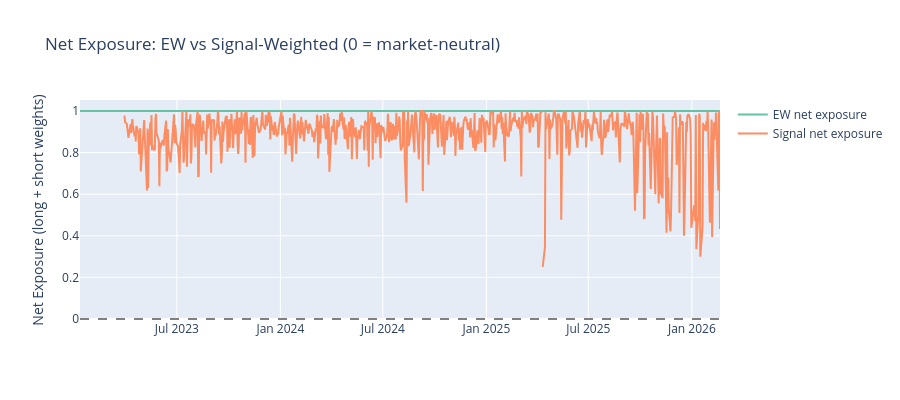

The cell this chart's notebook holds for it:
### Markdown cell above
## 5. Net Exposure Over Time — Is Kelly Creating Directional Bias?

### Code cell
# Plot net exposure over time
fig = go.Figure()
fig.add_trace(go.Scatter(
    x=ew_stats[DATE_COL].to_list(),
    y=ew_stats["net_exposure"].to_numpy(),
    name="EW net exposure",
    line=dict(color=colors[0]),
))
fig.add_trace(go.Scatter(
    x=signal_stats[DATE_COL].to_list(),
    y=signal_stats["net_exposure"].to_numpy(),
    name="Signal net exposure",
    line=dict(color=colors[1]),
))
fig.add_hline(y=0, line_dash="dash", line_color="gray")
fig.update_layout(
    title="Net Exposure: EW vs Signal-Weighted (0 = market-neutral)",
    yaxis_title="Net Exposure (long + short weights)",
    height=400,
)
fig.show()

### Figure 1 — Plotly figure (JSON) as saved in the notebook; plotly's stock layout.template omitted (floating-point values rounded to 4 significant figures; data arrays with more than 128 entries replaced by an {"elided": "..."} marker saying what was removed)
{"data": [{"line": {"color": "rgb(102,194,165)"}, "name": "EW net exposure", "type": "scatter", "x": {"elided": "781 str values"}, "y": {"elided": "781 float values"}}, {"line": {"color": "rgb(252,141,98)"}, "name": "Signal net exposure", "type": "scatter", "x": {"elided": "726 str values"}, "y": {"elided": "726 float values"}}], "layout": {"height": 400, "shapes": [{"line": {"color": "gray", "dash": "dash"}, "type": "line", "x0": 0, "x1": 1, "xref": "x domain", "y0": 0, "y1": 0, "yref": "y"}], "title": {"text": "Net Exposure: EW vs Signal-Weighted (0 = market-neutral)"}, "yaxis": {"title": {"text": "Net Exposure (long + short weights)"}}}}
